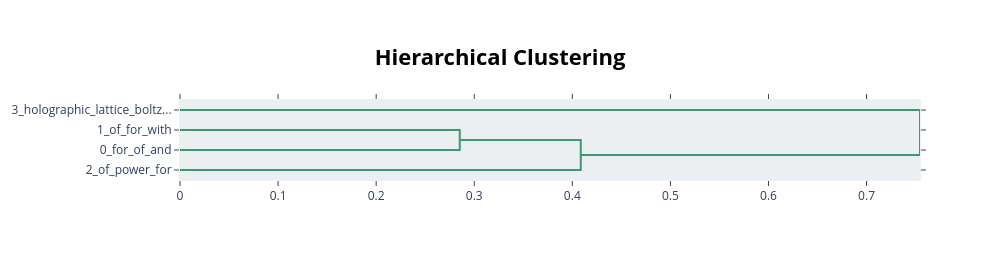

Here is the notebook cell this chart was saved with:
### Code cell
# Topic relations
topic_model.visualize_hierarchy()

### Figure 1 — Plotly figure (JSON) as saved in the notebook; plotly's stock layout.template omitted (floating-point values rounded to 4 significant figures)
{"data": [{"hoverinfo": "text", "marker": {"color": "rgb(61,153,112)"}, "mode": "lines", "type": "scatter", "x": [0.0, 0.2852, 0.2852, 0.0], "xaxis": "x", "y": [-15.0, -15.0, -25.0, -25.0], "yaxis": "y"}, {"hoverinfo": "text", "marker": {"color": "rgb(61,153,112)"}, "mode": "lines", "type": "scatter", "x": [0.2852, 0.4086, 0.4086, 0.0], "xaxis": "x", "y": [-20.0, -20.0, -35.0, -35.0], "yaxis": "y"}, {"hoverinfo": "text", "marker": {"color": "rgb(61,153,112)"}, "mode": "lines", "type": "scatter", "x": [0.0, 0.7545, 0.7545, 0.4086], "xaxis": "x", "y": [-5.0, -5.0, -27.5, -27.5], "yaxis": "y"}], "layout": {"autosize": false, "height": 260, "hoverlabel": {"bgcolor": "white", "font": {"family": "Rockwell", "size": 16}}, "hovermode": "closest", "plot_bgcolor": "#ECEFF1", "showlegend": false, "title": {"font": {"color": "Black", "size": 22}, "text": "<b>Hierarchical Clustering</b>", "x": 0.5, "xanchor": "center", "yanchor": "top"}, "width": 1000, "xaxis": {"mirror": "allticks", "rangemode": "tozero", "showgrid": false, "showline": true, "showticklabels": true, "ticks": "outside", "type": "linear", "zeroline": false}, "yaxis": {"mirror": "allticks", "range": [-40, 0], "rangemode": "tozero", "showgrid": false, "showline": true, "showticklabels": true, "tickmode": "array", "ticks": "outside", "ticktext": ["3_holographic_lattice_boltz...", "1_of_for_with", "0_for_of_and", "2_of_power_for"], "tickvals": [-5, -15, -25, -35], "type": "linear", "zeroline": false}}}
